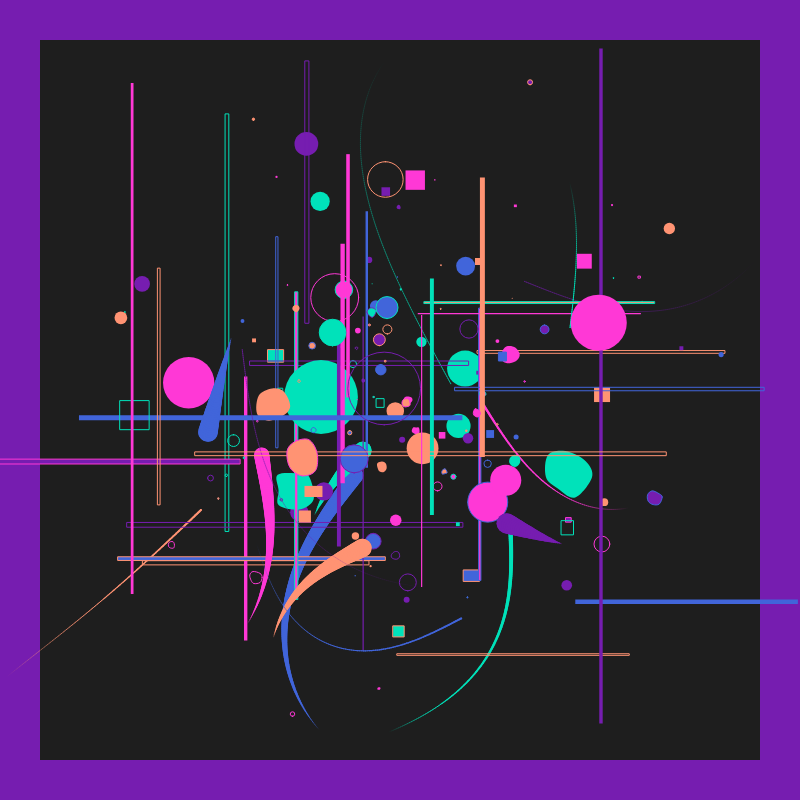
Frame 1 (no input)
Frame 60 (no input): identical to frame 1, image omitted
Frame 120 (the mouse pressed at the canvas centre since frame 60): identical to frame 1, image omitted

The p5.js sketch that drew this single still picture (run headless with seeded random() and noise() and a simulated clock; from frame 60 on, the mouse is pressed at the canvas centre):

// p5.js sketch
// ── sketch.js
let layer1, layer2, layer3;
let colors = ["#4165DA", "#FF38D6", "#ff9373", "#761DB0", "#00E2BA"];

function setup() {
  createCanvas(800, 800);
  imageMode(CENTER);
  rectMode(CENTER);
  generate();
}

function draw() {
}

function generate() {
  background(random(colors));
  noStroke();
  fill(30);
  rect(width / 2, height / 2, width * 0.9, width * 0.9);


  noStroke();
  for (let i = 0; i < 200; i++) {
    let x = randomGaussian(0.5, 0.16) * width;
    let y = randomGaussian(0.5, 0.16) * height;
    let s = (random(100) * random(random())) + 1;
    let rnd = int(random(-2, 5));
    let ang = int(random(4)) * (TAU / 4);
    push();
    translate(x, y);
    rotate(ang);
    noStroke();
    fill(random(colors));
    if (random() < 0.5) {
      stroke(random(colors));
      if (random() < 0.5) {
        noFill();
      }
    }
    if (rnd <= 0) {
      circle(0, 0, s);
    }
    if (rnd == 1) {
      rect(0, 0, (s + 20) * 10, 1 + random(4));
    }
    if (rnd == 2) {
      if (random() < 0.5) {
        square(0, 0, s);
      } else {
        rect(0, 0, s, s * random(0.5, 1.5));
      }
    }
    if (rnd == 3) {
      organicShape(0, 0, s)
    }
    if (rnd == 4) {
      noiseCurve(0, 0, s * 0.5);
    }
    pop();
  }
}

function organicShape(x, y, s) {
  let pos = [];
  num = 7;
  for (let a = 0; a < TAU; a += (TAU / num)) {
    pos.push({
      x: x + s * 0.5 * cos(a) + (random(-1, 1) * random() * s * 0.15),
      y: y + s * 0.5 * sin(a) + (random(-1, 1) * random() * s * 0.15)
    });
  }
  beginShape();
  curveVertex(pos[pos.length - 1].x, pos[pos.length - 1].y);
  for (let i = 0; i < pos.length; i++) {
    curveVertex(pos[i].x, pos[i].y);
  }
  curveVertex(pos[0].x, pos[0].y);
  curveVertex(pos[1].x, pos[1].y);
  endShape();
}

function noiseCurve(x, y, w) {
  let c = int(random(20, 200));
  let px = x;
  let py = y;
  let rr = random(1000000);
  for (let i = 0; i < c; i++) {
    let scl = 0.0003;
    let angle = noise(x * scl, y * scl, rr) * 100;
    let ww = map(i, 0, c - 1, w, 0);
    strokeWeight(ww);
    line(x, y, px, py);
    px = x;
    py = y;
    x += cos(angle) * 2;
    y += sin(angle) * 2;
  }
}
